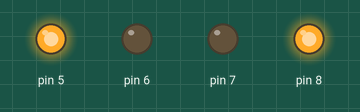
The sketch below on a simulated Arduino Uno, built with avr-gcc and run on an emulated ATmega328P. Parts: output pins drawn as LEDs (lit = HIGH).

Above: at 0.5 s.
At 1.5 s:
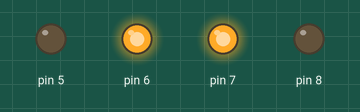
At 2.5 s:
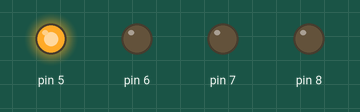
At 3.5 s:
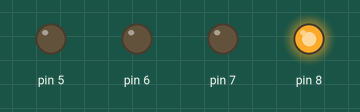
At 4.5 s:
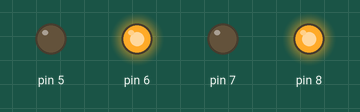
At 5.5 s:
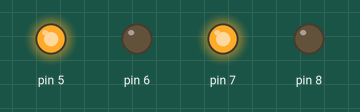
Timing chart, 0 to 7.8 s (numbered marks = the images above):
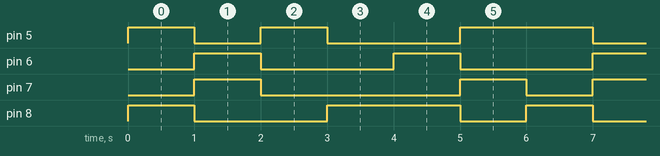

The sketch:

Code_dc_motor_control.ino
```cpp
void setup() {
  Serial.begin(9600);
  pinMode(5, OUTPUT);
  pinMode(6, OUTPUT);
  pinMode(7, OUTPUT);
  pinMode(8, OUTPUT);
}

void forward() {
  digitalWrite(5, HIGH);
  digitalWrite(6, LOW);
  digitalWrite(7, LOW);
  digitalWrite(8, HIGH);
}

void backward() {
  digitalWrite(5, LOW);
  digitalWrite(6, HIGH);
  digitalWrite(7, HIGH);
  digitalWrite(8, LOW);
}

void right() {
  digitalWrite(5, LOW);
  digitalWrite(6, LOW);
  digitalWrite(7, LOW);
  digitalWrite(8, HIGH);
}

void left() {
  digitalWrite(5, HIGH);
  digitalWrite(6, LOW);
  digitalWrite(7, LOW);
  digitalWrite(8, LOW);
}

void anticlockwise() {
  digitalWrite(5, HIGH);
  digitalWrite(6, LOW);
  digitalWrite(7, HIGH);
  digitalWrite(8, LOW);
}

void clockwise() {
  digitalWrite(5, LOW);
  digitalWrite(6, HIGH);
  digitalWrite(7, LOW);
  digitalWrite(8, HIGH);
}

void loop() {
  forward();
  delay(1000);
  backward();
  delay(1000);
  left();
  delay(1000);
  right();
  delay(1000);
  clockwise();
  delay(1000);
  anticlockwise();
  delay(1000);
}
```

Measured:
- by itself, pin 5: repeats every 6.0 s: LOW 1.0 s, HIGH 1.0 s, LOW 2.0 s, HIGH 2.0 s
- by itself, pin 6: alternates HIGH for 1.0 s and LOW for 2.0 s
- by itself, pin 7: repeats every 6.0 s: LOW 3.0 s, HIGH 1.0 s, LOW 1.0 s, HIGH 1.0 s
- by itself, pin 8: repeats every 6.0 s: LOW 2.0 s, HIGH 2.0 s, LOW 1.0 s, HIGH 1.0 s
